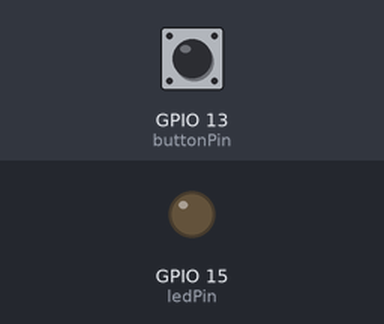
Simulated run of this sketch. Board: ESP32. Parts: output pins drawn as LEDs (lit = HIGH). Dashed ring = blinking. Inputs (shaded band) come from the test bench; at power-on: GPIO 13 (buttonPin) HIGH. WiFi joins after 1.5 s; servers stay silent unless stated; uploads are accepted with an empty reply; what the sketch prints to the serial monitor is not drawn.

Above: at 2.7 s.
2.8 s: GPIO 13 (buttonPin) pulled LOW for 0.15 s
At 3.4 s:
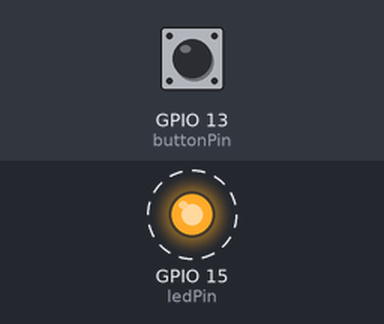
Timing chart, 0 to 11.9 s (numbered marks = the images above; inputs shaded):
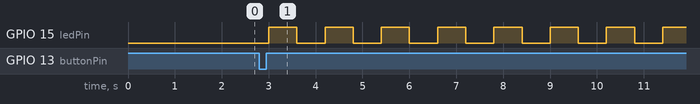

Measured:
- after the input at 2.8 s, GPIO 15 (ledPin): alternates HIGH for 0.60 s and LOW for 0.60 s, starting after 0.20 s

The sketch:

sketch_sep9a.ino
```cpp
#include <WiFi.h>
#include <HTTPClient.h>

const char* ssid     = "YOUR_WIFI_SSID";
const char* password = "YOUR_WIFI_PASSWORD";
const char* apiBase  = "https://serviceapi.azurewebsites.net/api";

const int buttonPin = 13;  // button (to GND)
const int ledPin    = 15;  // LED

enum State { IDLE, CALLING, ACKED };
State state = IDLE;

unsigned long lastButtonChange = 0;
bool lastButton = HIGH;
bool ledState = false;
unsigned long lastBlink = 0;

void setup() {
  Serial.begin(115200);
  pinMode(buttonPin, INPUT_PULLUP);
  pinMode(ledPin, OUTPUT);

  WiFi.begin(ssid, password);
  while (WiFi.status() != WL_CONNECTED) {
    delay(500);
    Serial.print(".");
  }
  Serial.printf("\nConnected. IP: %s\n", WiFi.localIP().toString().c_str());
}

void loop() {
  handleButton();
  handleState();
}

// --- Button debounce ---
void handleButton() {
  bool reading = digitalRead(buttonPin);
  unsigned long now = millis();

  if (reading != lastButton && (now - lastButtonChange > 50)) { // debounce 50 ms
    lastButtonChange = now;
    lastButton = reading;

    if (reading == LOW) { // pressed
      if (state == IDLE) {
        if (postCall()) {
          state = CALLING;
        }
      } else if (state == ACKED) {
        if (deleteCall()) {
          state = IDLE;
          digitalWrite(ledPin, LOW);
        }
      }
      // If state == CALLING (blinking), ignore presses
    }
  }
}

// --- State machine ---
void handleState() {
  unsigned long now = millis();

  if (state == CALLING) {
    // Blink LED
    if (now - lastBlink > 500) {
      ledState = !ledState;
      digitalWrite(ledPin, ledState);
      lastBlink = now;
    }
    if (getAcknowledge()) {
      state = ACKED;
      digitalWrite(ledPin, HIGH); // solid
    }
  }
}

// --- API helpers ---
bool postCall() {
  HTTPClient http;
  String url = String(apiBase) + "/call";
  http.begin(url);
  int code = http.POST("");
  http.end();
  Serial.printf("POST /call -> %d\n", code);
  return (code >= 200 && code < 300);
}

bool deleteCall() {
  HTTPClient http;
  String url = String(apiBase) + "/call";
  http.begin(url);
  int code = http.sendRequest("DELETE");
  http.end();
  Serial.printf("DELETE /call -> %d\n", code);
  return (code >= 200 && code < 300);
}

bool getAcknowledge() {
  HTTPClient http;
  String url = String(apiBase) + "/acknowledge";
  http.begin(url);
  int code = http.GET();
  if (code == 200) {
    String payload = http.getString();
    http.end();
    payload.trim();
    return payload == "1";
  }
  http.end();
  return false;
}
```
